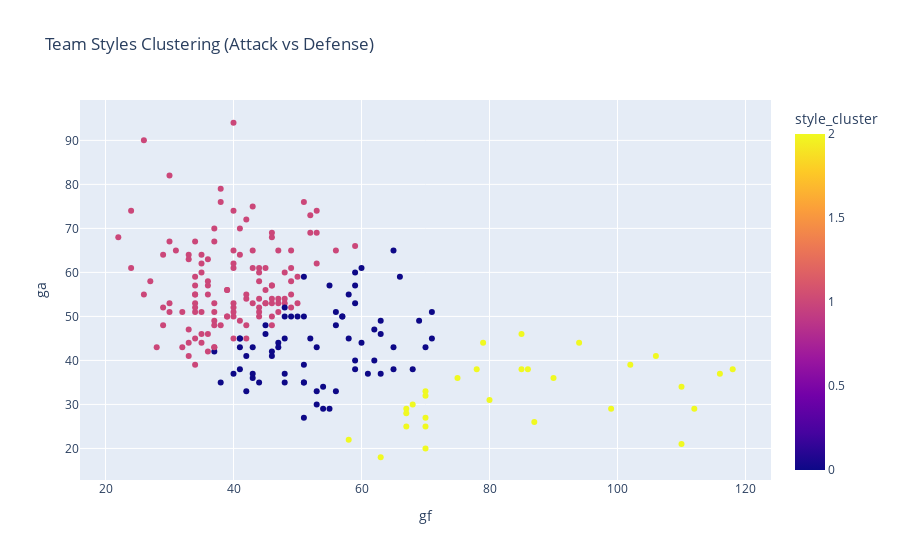

Notebook code cell kept with this figure:
### Markdown cell above
📊 This chart shows **simulated win probabilities for 2025**  
based on each team’s 2024 season performance.

### Code cell
features_cluster = full_data[["gf","ga","gd","pts"]]
kmeans = KMeans(n_clusters=3, random_state=42)
full_data["style_cluster"] = kmeans.fit_predict(features_cluster)

px.scatter(full_data, x="gf", y="ga", color="style_cluster",
           hover_name="squad", title="Team Styles Clustering (Attack vs Defense)")

### Figure 1 — Plotly figure (JSON) as saved in the notebook; plotly's stock layout.template omitted (floating-point values rounded to 4 significant figures; data arrays with more than 128 entries replaced by an {"elided": "..."} marker saying what was removed)
{"data": [{"hovertemplate": "<b>%{hovertext}</b><br><br>gf=%{x}<br>ga=%{y}<br>style_cluster=%{marker.color}<extra></extra>", "hovertext": {"elided": "220 str values"}, "legendgroup": "", "marker": {"color": {"elided": "220 int values"}, "coloraxis": "coloraxis", "symbol": "circle"}, "mode": "markers", "name": "", "orientation": "v", "showlegend": false, "type": "scatter", "x": {"elided": "220 int values"}, "xaxis": "x", "y": {"elided": "220 int values"}, "yaxis": "y"}], "layout": {"coloraxis": {"colorbar": {"title": {"text": "style_cluster"}}, "colorscale": [[0, "#0d0887"], [0.1111, "#46039f"], [0.2222, "#7201a8"], [0.3333, "#9c179e"], [0.4444, "#bd3786"], [0.5556, "#d8576b"], [0.6667, "#ed7953"], [0.7778, "#fb9f3a"], [0.8889, "#fdca26"], [1, "#f0f921"]]}, "legend": {"tracegroupgap": 0}, "title": {"text": "Team Styles Clustering (Attack vs Defense)"}, "xaxis": {"anchor": "y", "domain": [0, 1], "title": {"text": "gf"}}, "yaxis": {"anchor": "x", "domain": [0, 1], "title": {"text": "ga"}}}}
